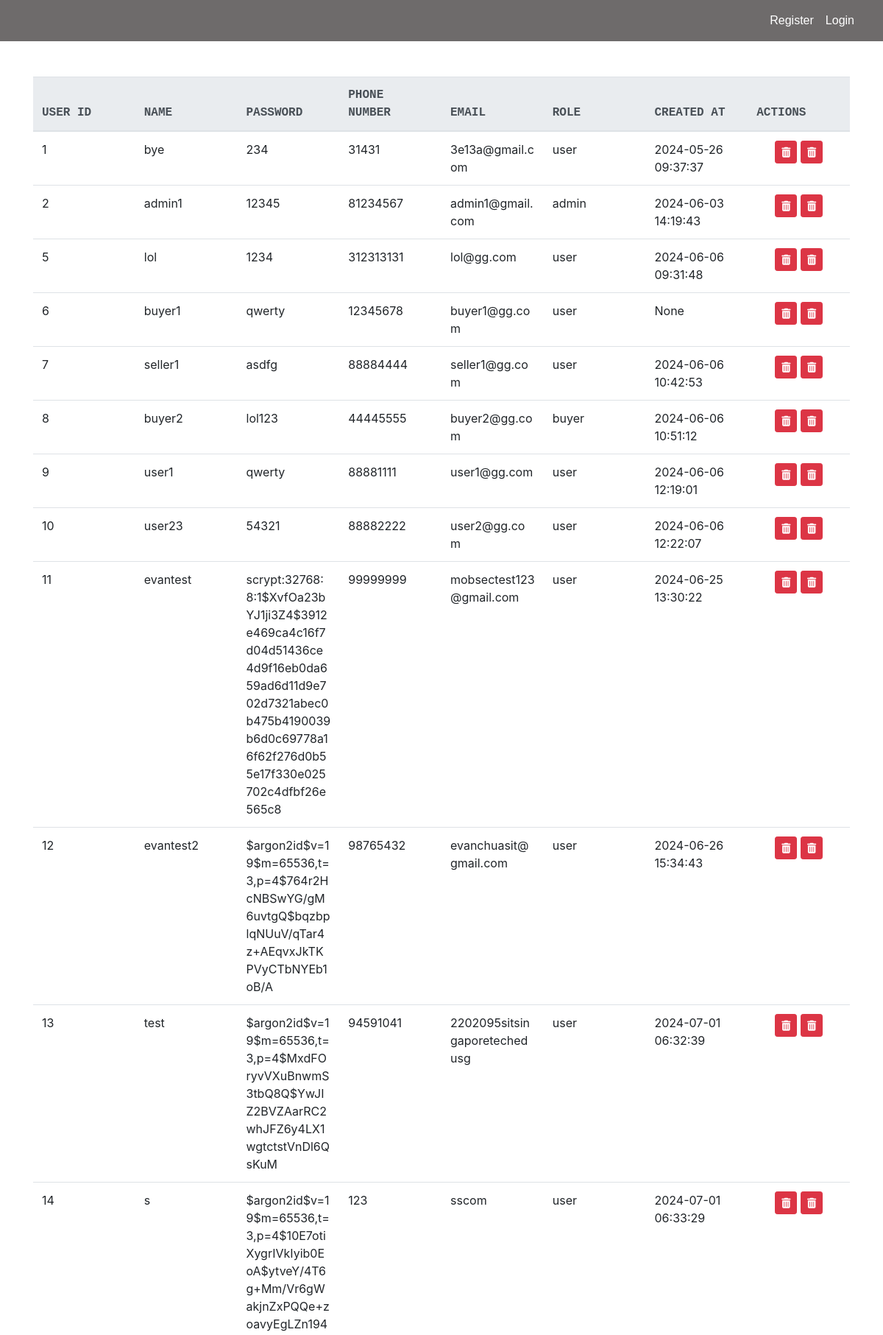
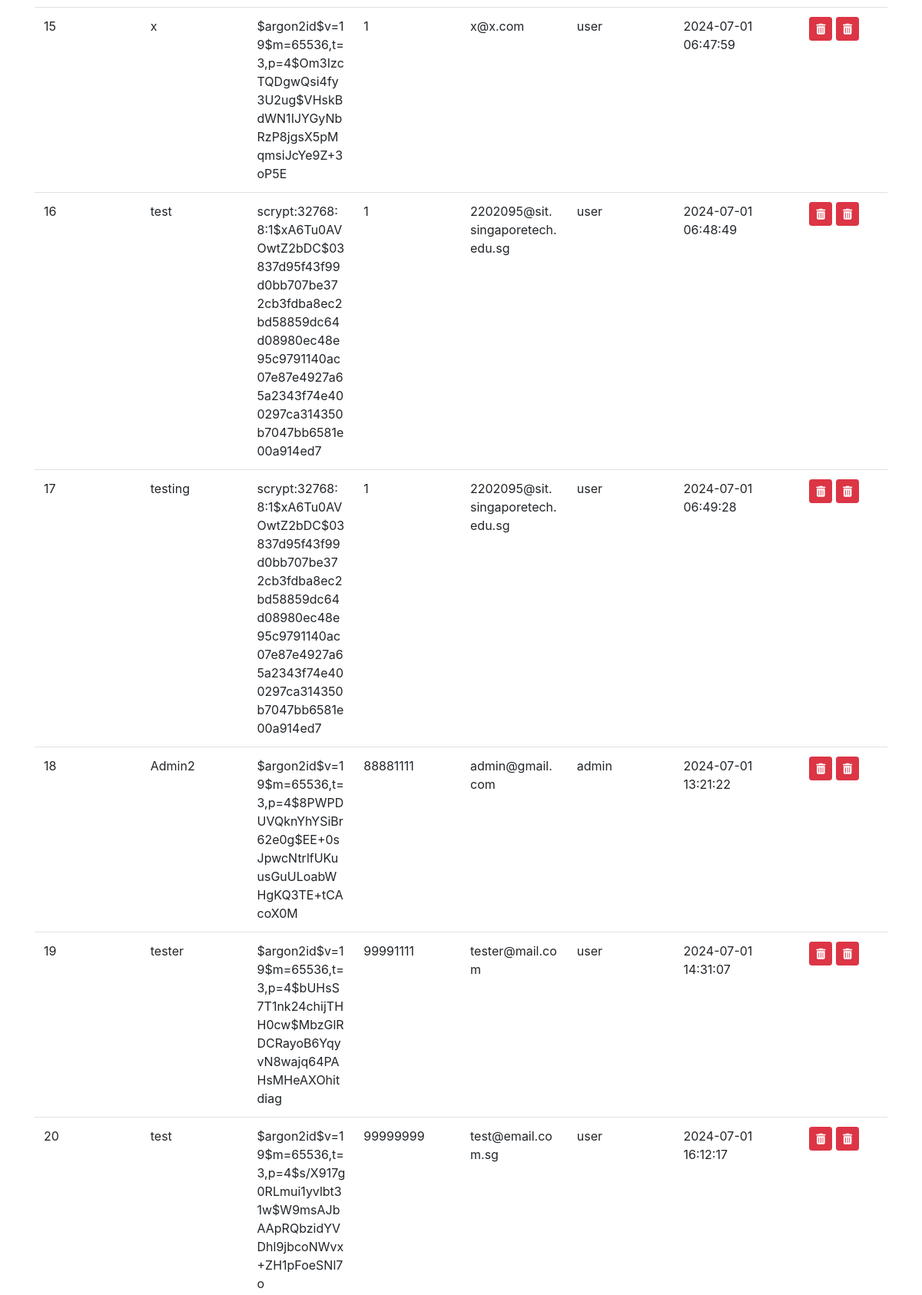
Page /list (upper part) on the committed database (2 pictures, top to bottom).
### tables this page shows
CREATE TABLE "Users" (
	"user_id"	INTEGER NOT NULL,
	"name"	VARCHAR(45) NOT NULL,
	"password"	VARCHAR(45) NOT NULL,
	"phoneNum"	VARCHAR(45) NOT NULL,
	"email"	VARCHAR(45) NOT NULL,
	"role"	VARCHAR(10) NOT NULL,
	"created_at"	DATETIME,
	"login_attempts"	INTEGER,
	PRIMARY KEY("user_id" AUTOINCREMENT)
);

### app.py (the view)
@app.route("/list")
def list():
    con = sqlite3.connect("database.db")
    con.row_factory = sqlite3.Row
    cur = con.cursor()
    cur.execute("SELECT user_id, * FROM Users")
    rows = cur.fetchall()
    con.close()
    return render_template("list.html", rows=rows)

### app.py (called while the page is built)
@app.before_request
def make_session_permanent():
    session.permanent = True
    app.permanent_session_lifetime = timedelta(hours=1)
    session.modified = True

### templates/list.html (shortened to what this page needs)
<!DOCTYPE html>
<html lang="en">
{% include "header.html" %}
<head>
    {% include "navbar.html" %}
    <link rel="stylesheet" href="https://stackpath.bootstrapcdn.com/bootstrap/4.3.1/css/bootstrap.min.css">
</head>
<body>
    <div class="container mt-5">
        <div class="table-container">
            <table class="table table-hover">
                <thead class="thead-light">
                    <tr>
                        <th>User ID</th>
                        <th>Name</th>
                        <th>Password</th>
                        <th>Phone Number</th>
                        <th>Email</th>
                        <th>Role</th>
                        <th>Created At</th>
                        <th>Actions</th>
                    </tr>
                </thead>
                <tbody>
                    {% for row in rows %}
                    <tr>
                        <td>{{ row["user_id"] }}</td>
                        <td>{{ row["name"] }}</td>
                        <td>{{ row["password"] }}</td>
                        <td>{{ row["phoneNum"] }}</td>
                        <td>{{ row["email"] }}</td>
                        <td>{{ row["role"] }}</td>
                        <td>{{ row["created_at"] }}</td>
                        <td class="text-center">
                            <form onsubmit="return confirm('Are you sure you want to DELETE this User from the Database?');"
                                action="{{ url_for('delete') }}" method="POST" class="d-inline">
                                <button type="submit" class="btn btn-danger btn-sm"><i class="fas fa-trash-alt"></i></button>
                            </form>
                            <form onsubmit="return confirm('Unlock This Users Account?');"
                                action="{{ url_for('unlock') }}" method="POST" class="d-inline">
                                <button type="submit" class="btn btn-danger btn-sm"><i class="fas fa-trash-alt"></i></button>
                            </form>
                        </td>
                    </tr>
                    {% endfor %}
                </tbody>
            </table>
        </div>
    </div>
</body>
</html>

### static/css/site.css (style rules this page uses)
html, body { height: 100%; margin: 0; padding: 0; }
body { display: flex; flex-direction: column; }

### templates/list.html (style rules this page uses)
th { font-family: monospace; text-transform: uppercase; }
.table-container { overflow-x: auto; }
.table { width: 100%; table-layout: fixed; }
.table th, .table td { word-wrap: break-word; }

### rows in the picture
Users: user_id "1", name "bye", password "234", phoneNum "31431", email "3e13a@gmail.com", role "user", created_at "2024-05-26 09:37:37"
Users: user_id "2", name "admin1", password "12345", phoneNum "81234567", email "admin1@gmail.com", role "admin", created_at "2024-06-03 14:19:43"
Users: user_id "5", name "lol", password "1234", phoneNum "312313131", email "lol@gg.com", role "user", created_at "2024-06-06 09:31:48"
Users: user_id "6", name "buyer1", password "qwerty", phoneNum "12345678", email "buyer1@gg.com", role "user", created_at "None"
Users: user_id "7", name "seller1", password "asdfg", phoneNum "88884444", email "seller1@gg.com", role "user", created_at "2024-06-06 10:42:53"
Users: user_id "8", name "buyer2", password "lol123", phoneNum "44445555", email "buyer2@gg.com", role "buyer", created_at "2024-06-06 10:51:12"
Users: user_id "9", name "user1", password "qwerty", phoneNum "88881111", email "user1@gg.com", role "user", created_at "2024-06-06 12:19:01"
Users: user_id "10", name "user23", password "54321", phoneNum "88882222", email "user2@gg.com", role "user", created_at "2024-06-06 12:22:07"
Users: user_id "11", name "evantest", password "scrypt:32768:8:1$XvfOa23bYJ1ji3Z4$3912e469ca4c16f7d04d51436ce4d9f16eb0da659ad6d11d9e702d7321abec0b475b4190039b6d0c69778a16f62f276d0b55e17f330e025702c4dfbf26e565c8", phoneNum "99999999", email "mobsectest123@gmail.com", role "user", created_at "2024-06-25 13:30:22"
Users: user_id "12", name "evantest2", password "$argon2id$v=19$m=65536,t=3,p=4$764r2HcNBSwYG/gM6uvtgQ$bqzbplqNUuV/qTar4z+AEqvxJkTKPVyCTbNYEb1oB/A", phoneNum "98765432", email "evanchuasit@gmail.com", role "user", created_at "2024-06-26 15:34:43"
Users: user_id "13", name "test", password "$argon2id$v=19$m=65536,t=3,p=4$MxdFOryvVXuBnwmS3tbQ8Q$YwJIZ2BVZAarRC2whJFZ6y4LX1wgtctstVnDl6QsKuM", phoneNum "94591041", email "2202095sitsingaporetechedusg", role "user", created_at "2024-07-01 06:32:39"
Users: user_id "14", name "s", password "$argon2id$v=19$m=65536,t=3,p=4$10E7otiXygrIVkIyib0EoA$ytveY/4T6g+Mm/Vr6gWakjnZxPQQe+zoavyEgLZn194", phoneNum "123", email "sscom", role "user", created_at "2024-07-01 06:33:29"
Users: user_id "15", name "x", password "$argon2id$v=19$m=65536,t=3,p=4$Om3IzcTQDgwQsi4fy3U2ug$VHskBdWN1IJYGyNbRzP8jgsX5pMqmsiJcYe9Z+3oP5E", phoneNum "1", email "x@x.com", role "user", created_at "2024-07-01 06:47:59"
Users: user_id "16", name "test", password "scrypt:32768:8:1$xA6Tu0AVOwtZ2bDC$03837d95f43f99d0bb707be372cb3fdba8ec2bd58859dc64d08980ec48e95c9791140ac07e87e4927a65a2343f74e400297ca314350b7047bb6581e00a914ed7", phoneNum "1", email "2202095@sit.singaporetech.edu.sg", role "user", created_at "2024-07-01 06:48:49"
Users: user_id "17", name "testing", password "scrypt:32768:8:1$xA6Tu0AVOwtZ2bDC$03837d95f43f99d0bb707be372cb3fdba8ec2bd58859dc64d08980ec48e95c9791140ac07e87e4927a65a2343f74e400297ca314350b7047bb6581e00a914ed7", phoneNum "1", email "2202095@sit.singaporetech.edu.sg", role "user", created_at "2024-07-01 06:49:28"
Users: user_id "18", name "Admin2", password "$argon2id$v=19$m=65536,t=3,p=4$8PWPDUVQknYhYSiBr62e0g$EE+0sJpwcNtrlfUKuusGuULoabWHgKQ3TE+tCAcoX0M", phoneNum "88881111", email "admin@gmail.com", role "admin", created_at "2024-07-01 13:21:22"
Users: user_id "19", name "tester", password "$argon2id$v=19$m=65536,t=3,p=4$bUHsS7T1nk24chijTHH0cw$MbzGlRDCRayoB6YqyvN8wajq64PAHsMHeAXOhitdiag", phoneNum "99991111", email "tester@mail.com", role "user", created_at "2024-07-01 14:31:07"
Users: user_id "20", name "test", password "$argon2id$v=19$m=65536,t=3,p=4$s/X917g0RLmui1yvlbt31w$W9msAJbAApRQbzidYVDhl9jbcoNWvx+ZH1pFoeSNl7o", phoneNum "99999999", email "test@email.com.sg", role "user", created_at "2024-07-01 16:12:17"
